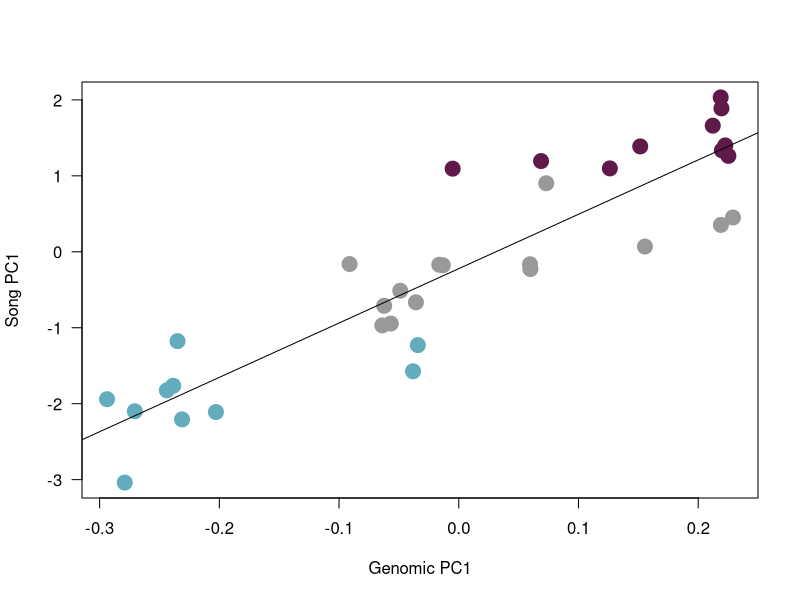

Recreate this plot in R.
data <-read.csv("PCA_all.csv", header =TRUE, row.names =1)

vec <- as.factor(c("admix","cofl","admix","admix","psfl","psfl","admix","admix","admix","cofl","admix","cofl","psfl","psfl","cofl","psfl","cofl","cofl","cofl","admix","admix",
         "admix","psfl","admix","psfl","psfl","psfl","admix","cofl","admix","cofl","psfl","cofl","admix"))
data[,"song_type"]<-vec

model<-lm(PC1_song~PC1_genome, data= data)
summary(model)

palette(c("#999999", "#63ACBE", "#601A4A"))

plot(data$PC1_genome, data$PC1_song, col = data$song_type, pch =19, cex=2, 
     las=1, ylab="Song PC1", xlab="Genomic PC1")

abline(model)
